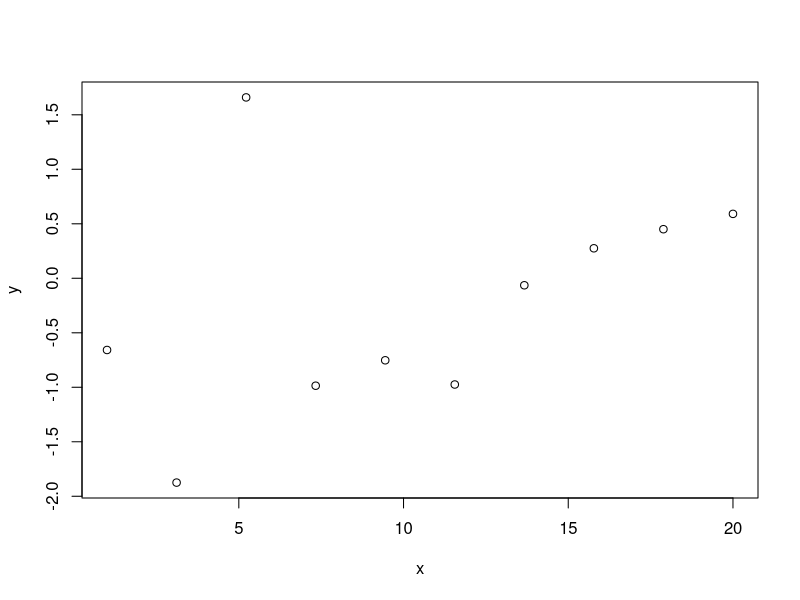

Here is the R script that generated this plot:
2+2
a <- 2+2
a*2
my.variable <- 2+2
my.variable/3

x <- seq(from=1, to=20, length.out=10)
y <- rnorm(10)
labels <- letters[10] 

d <- data.frame(x, y, labels)
png("test_plot.png", height=3, width=4, units="in", res=300)
plot(x, y)
dev.off()
write.csv(d, "test_data.csv")

